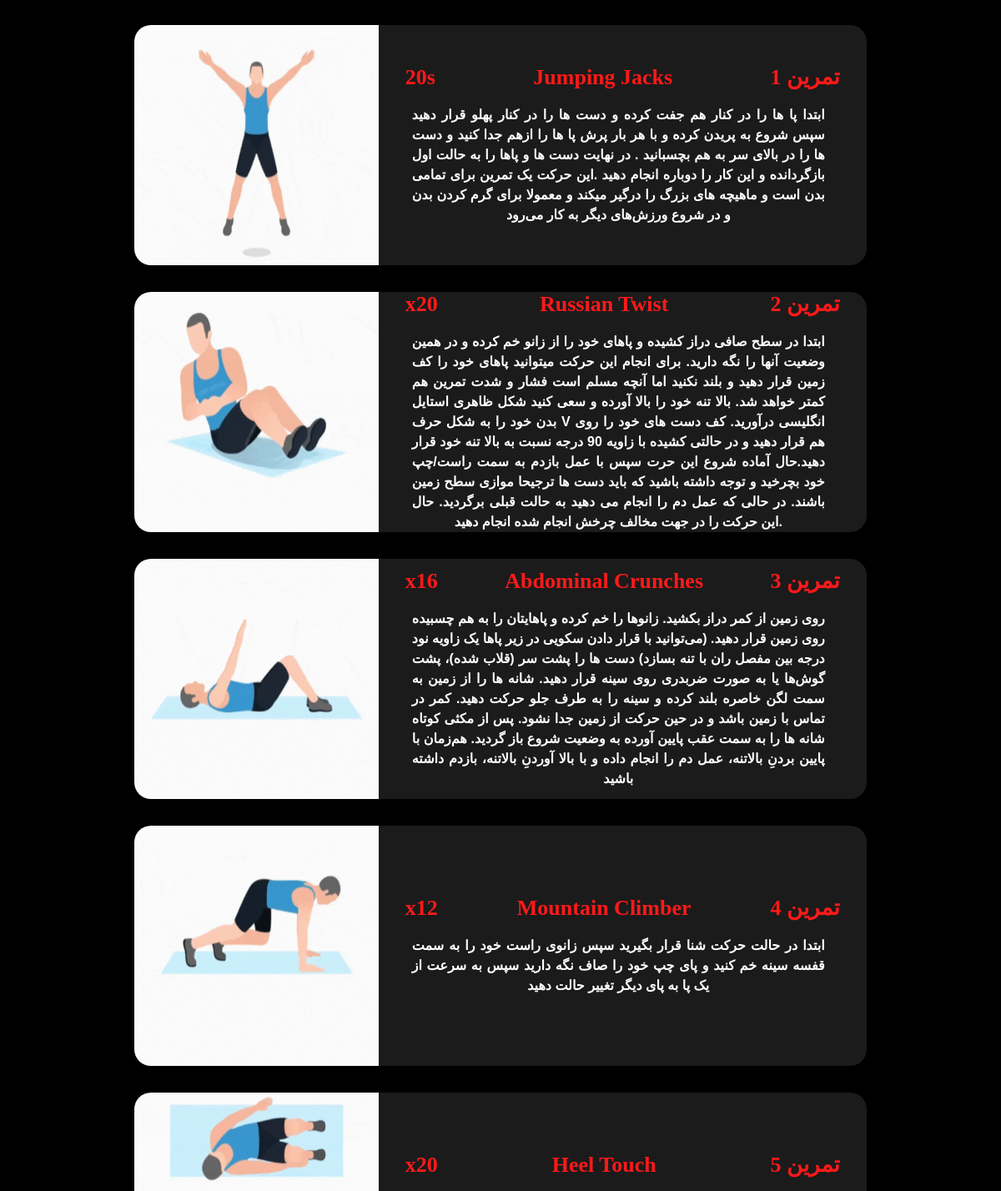
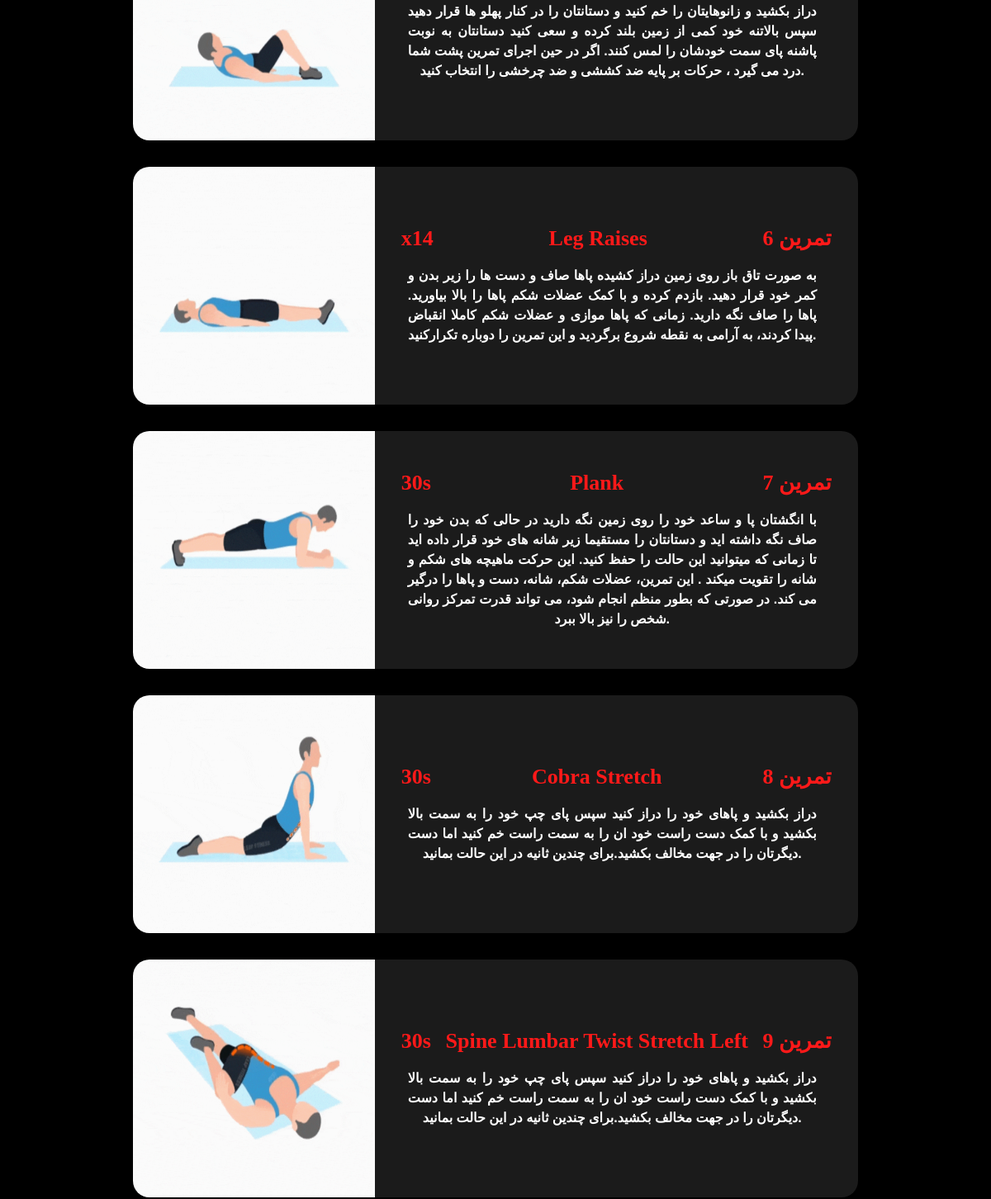
/workouts/workouts/4 (middle part), run on an earlier commit of the app's database (2 pictures, top to bottom).
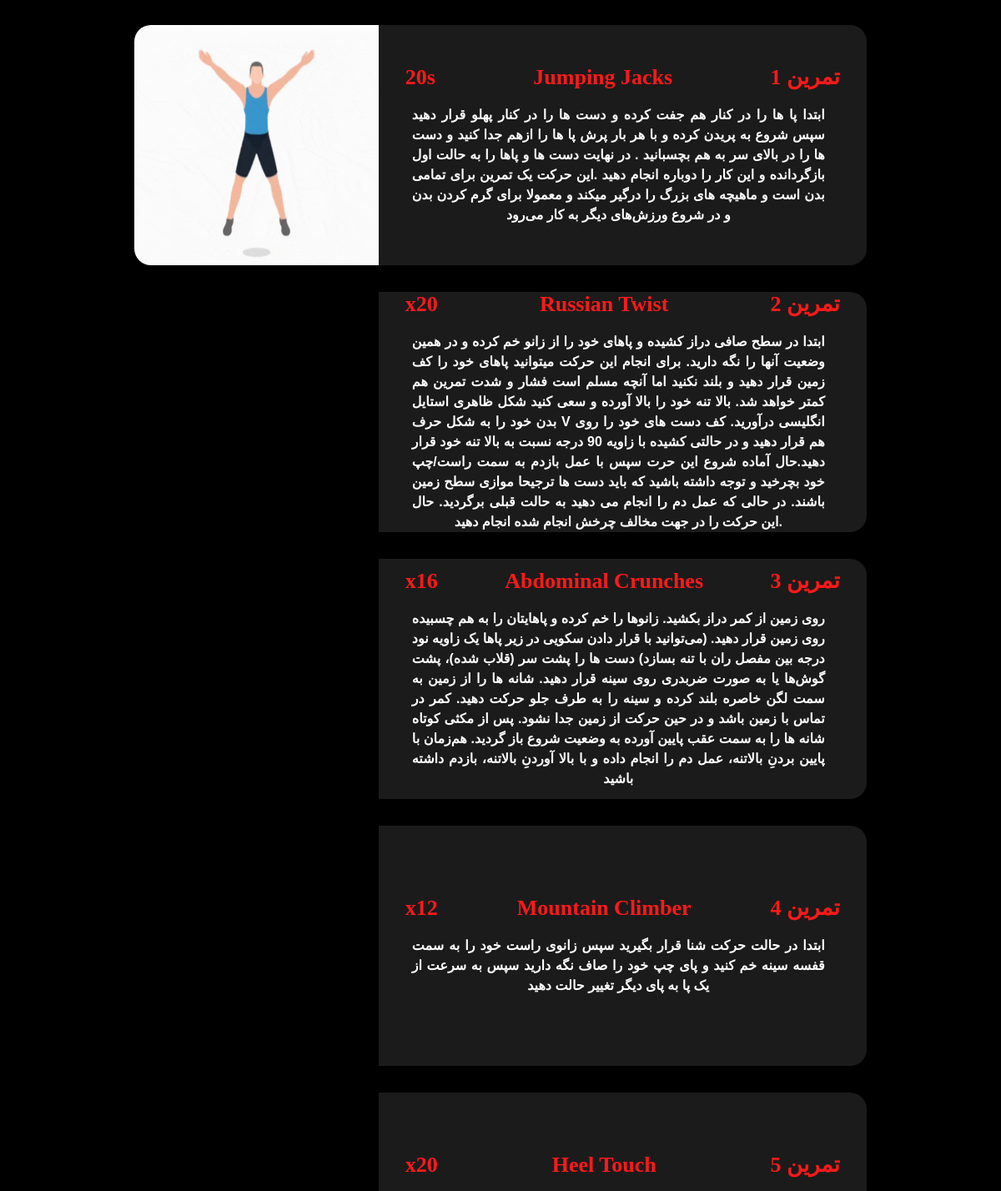
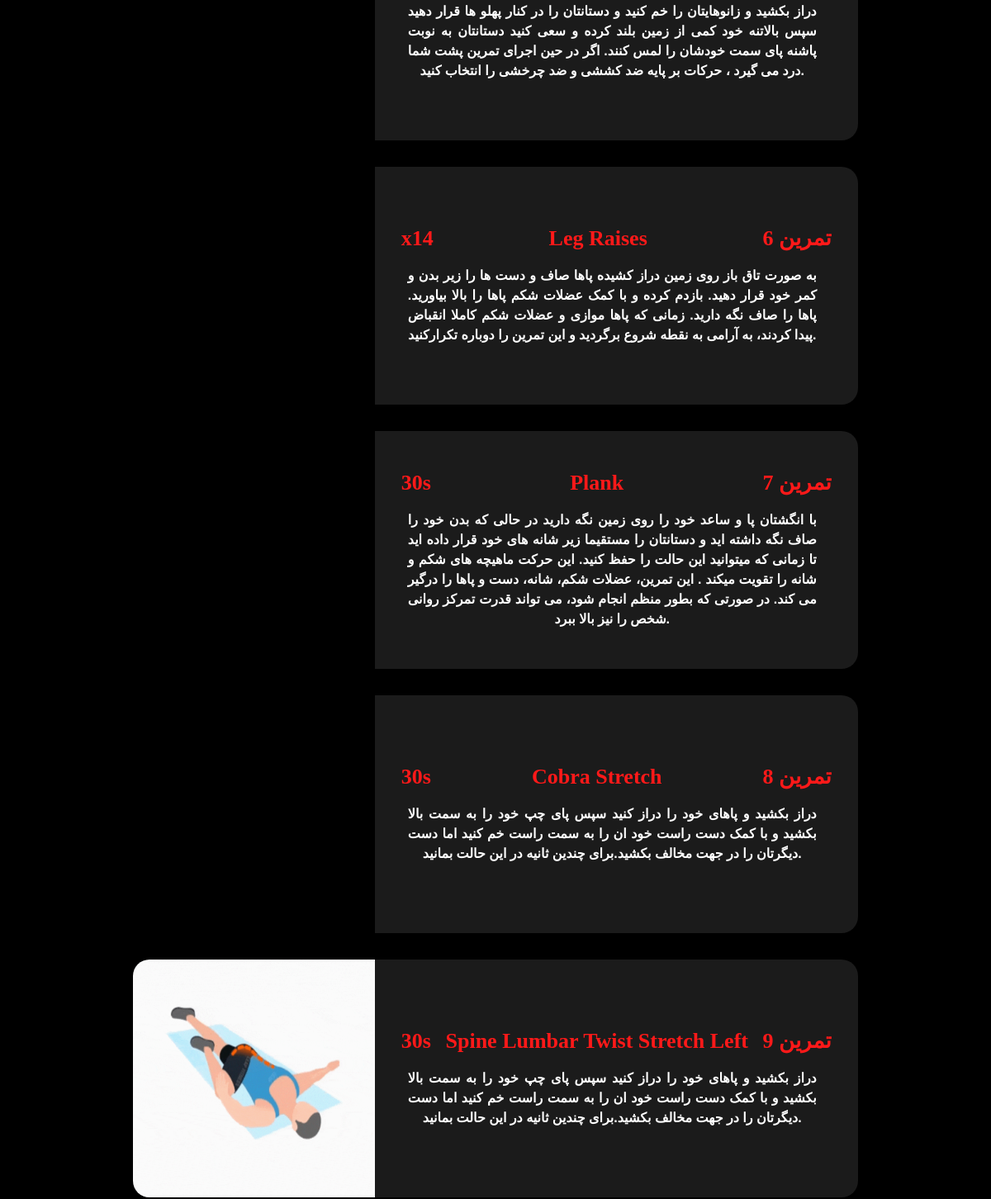
And on a later commit of the database (2 pictures, top to bottom).
### workouts/models.py (models this page shows, shortened)
class Workouts(models.Model):
     title = models.CharField(max_length=100)
     description = models.TextField()
     rule = models.CharField(max_length=20)
     image = models.ImageField(upload_to='workout/workouts/%Y/%m/%d')
     class Meta:
        verbose_name_plural = "تمرینات"

### workouts/views.py (the view)
# urls.py: path('workouts/', include('workouts.urls')),
def workouts(request,workout_id):
    workouts = get_object_or_404(Workout_List, pk=workout_id)
    context = {
        'workouts' : workouts,
        }
    return render(request, './workouts/workouts.html',context)

### pages/context_processors.py (called while the page is built, shortened)
def info(request):
    info = Contact_Info.objects.all()
    context = {
        'info' : info.first(),
    }
    all_users = User.objects.all()
    for user in all_users:
        active_registers , expired_registers = Register.objects.get_user_registers(user)
        for i in expired_registers:
            i.is_expired=True
            i.save()
    if request.user.is_authenticated:
        cart_obj, new_obj = Cart.objects.new_or_get(request.user)
        cart_count = cart_obj.selected_class.count() + cart_obj.online_selected_class.count()
        context.update({'cart_count' : cart_count})
    return(context)

### registers/models.py (called while the page is built)
def add_dates(sender, instance, *args, **kwrags):
    if instance.status == 'پرداخت شده':
        if instance.register_date is None and instance.expiration_date is None:
            instance.register_date = date.today()
            instance.expiration_date = date.today() + timedelta(days=1)

def pre_save_create_register_id(sender, instance, *args, **kwrags):
    if not instance.register_id:
        instance.register_id = unique_register_id_generator(instance)

def post_save_register(sender, instance, created, *args, **kwrags):
    if created:
        instance.update_total()

### templates/workouts/workouts.html (shortened to what this page needs)
{% extends 'base.html' %}
{% block content %}
  <section class="container-fluid my-5">
  {% if not workouts.selected_workouts.all %}
  <div class="col-md-12">
    <p>هیچ تمرینی اضافه نشده است</p>
    </div>
{% else %}
    {% for workout in workouts.selected_workouts.all %}
    <div class="row no-gutters workout">
      <div class="col-md-6 workout-info order-md-2">
        <div class="workout-info-header">
          <h3>تمرین {{ forloop.counter }}</h3>
          <h3>{{workout.title}}</h3>
          <h3 style="font-family: Numberpile;">{{ workout.rule}}</h3>
        </div>
        <p>{{workout.description}}</p>
      </div>
      <div class="col-md-3 workout-image order-md-1">
        <img src="{{workout.image.url}}" alt="" />
      </div>
    </div>
    {% endfor%}
{% endif%}
  </section>
  {% endblock %}

What changed in the data, as far as the page shows it:
changed Workouts "Russian Twist": image: picture removed
changed Workouts "Abdominal Crunches": image: picture removed
changed Workouts "Mountain Climber": image: picture removed
changed Workouts "Heel Touch": image: picture removed
changed Workouts "Leg Raises": image: picture removed
changed Workouts "Plank": image: picture removed
changed Workouts "Cobra Stretch": image: picture removed
